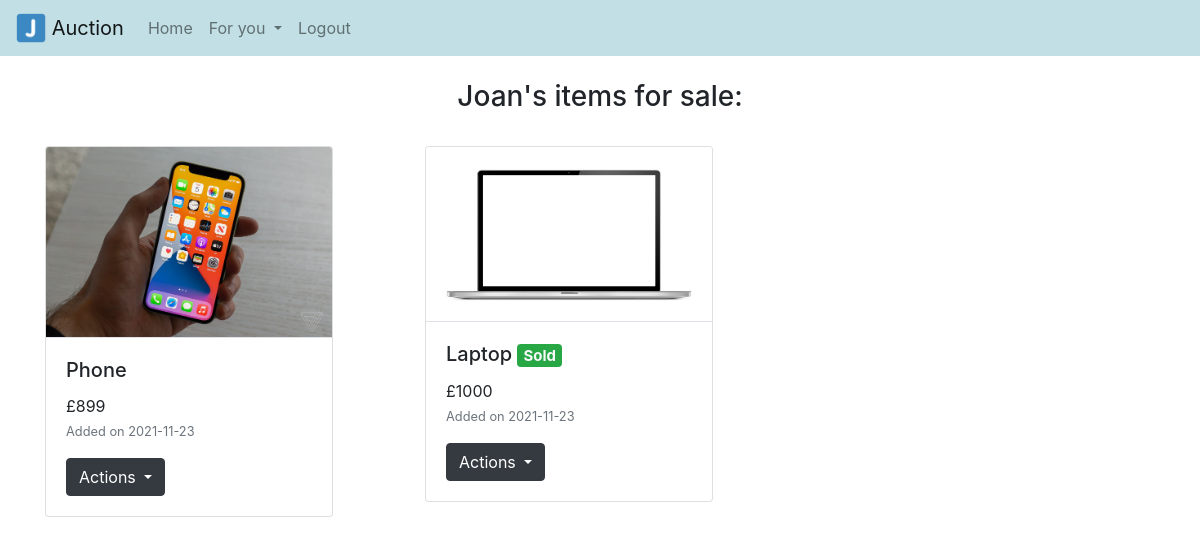
The page /myitems (signed in) on the database its author committed.
### auction/database_models.py (models this page shows)
class User(db.Model, UserMixin): # creates each user in the database
    id = db.Column(db.Integer, primary_key=True) # primary key id number
    email = db.Column(db.String(150)) # max email length 150 characters
    phone = db.Column(db.Integer)
    password = db.Column(db.String(150))
    username = db.Column(db.String(150))
    items = db.relationship('Item') # a list of all the items a user owns

class Item(db.Model): # class that stores info about each item on the system
    item_id = db.Column(db.Integer, primary_key=True) # primary key id number
    item_name = db.Column(db.String(150))
    description = db.Column(db.String(500))
    start_bid = db.Column(db.Integer)
    item_image = db.Column(db.Text())
    date_only = db.Column(db.Date, server_default=func.date()) # just the date the item was made
    date = db.Column(db.DateTime(timezone=True), server_default=func.now()) # defaults the datetime to now
    sold = db.Column(db.Boolean(), default=False)
    user_id = db.Column(db.Integer, db.ForeignKey('user.id')) # must pass a valid id of an existing user to this object, 1 to many

### auction/routes.py (the view)
@routes.route("/myitems", methods=['GET', 'POST'])
@login_required
def my_items(): # shows items the user has for put sale
    length = len(current_user.items) # how many items the user has for sale
    if length > 0:
        return render_template("my_items.html", user=current_user) # shows the user their items
    else:
        return render_template("no_items.html", user=current_user) # tells the user they have nothing for sale

### auction/templates/my_items.html (shortened to what this page needs)
{% extends "base.html"%}
{% block body %}
<h3 align="center">{{user.username}}'s items for sale:</h3>
<br/>
<div class="row">
  {% for item in user.items %}
    <div class="col-12 col-md-6 col-lg-4 mb-4">
      <div class="card" style="width: 18rem;">
        <img class="card-img-top border-bottom" src="/static/images/{{item.item_id}}.jpg">
        <div class="card-body">
          {% if item.sold == True %}
            <h5 class="card-title">{{item.item_name}} <span class="badge bg-success text-light">Sold</span></h5>
            <main class="card-text">£{{item.start_bid}}</main>
            <p><small class="card-text text-muted">Added on {{item.date_only}}</small></p>
            <div class="dropdown">
              <a class="btn btn-dark dropdown-toggle" href="#" role="button" id="dropdownMenuLink" data-toggle="dropdown" aria-expanded="false">
                Actions
              </a>
            </div>
          {% else %}
            <h5 class="card-title">{{item.item_name}}</h5>
            <main class="card-text">£{{item.start_bid}}</main>
            <p><small class="card-text text-muted">Added on {{item.date_only}}</small></p>
            <div class="dropdown">
              <a class="btn btn-dark dropdown-toggle" href="#" role="button" id="dropdownMenuLink" data-toggle="dropdown" aria-expanded="false">
                Actions
              </a>
            </div>
          {% endif %}
        </div>
      </div>
    </div>
  {% endfor %}
</div>
{% endblock %}

### rows shown on the page
User: username "Joan"
Item: shows a picture, item_name "Phone", start_bid "899", date_only "2021-11-23"
Item: shows a picture, item_name "Laptop", start_bid "1000", date_only "2021-11-23"
